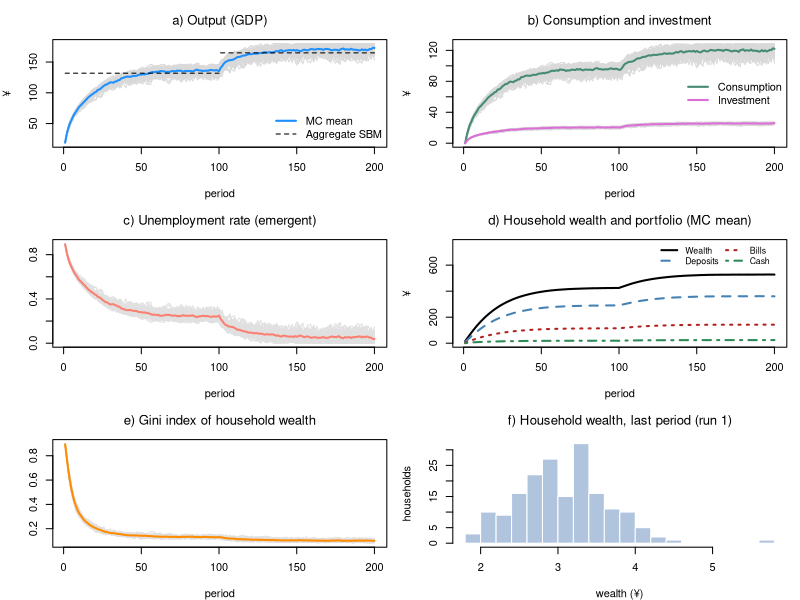

Generate this figure with R:
# *************************************************************************
#  Model AB-SBM (agent-based households, closed economy)
#  Model SBM with heterogeneous households and a job lottery
#  Sources: Godley & Lavoie, Monetary Economics, chapters 4 and 7;
#           agent-based set-up as in the Leeds lectures (AB-PC, AB-BMW)
#  Author: Marco Veronese Passarella
#  Last change: 27/11/2026
# *************************************************************************
#  Conventions: upper-case = MACRO total; lower-case = MICRO (one household)
# *************************************************************************
#  Story:
#    - each household decides how much it wants to spend (its OWN alpha1,
#      which falls when the interest rate rises);
#    - firms plan investment (aggregate accelerator, as in SBM);
#    - the economy needs 1/pr workers for each unit of planned demand;
#    - a random job lottery fills those jobs (some stay unfilled = friction);
#    - goods are served first to the government, then to firms (investment),
#      then to households, first-come-first-served;
#    - the wage bill left after interest and depreciation is split equally
#      among the employed; bank profits are split equally among households;
#    - households pay taxes and allocate wealth between cash (for
#      transactions), bills and deposits (the buffer stock).
#  Two independent random shuffles of households per period decide who gets
#  a job and who reaches the shop first.
# *************************************************************************

# Clear environment
rm(list = ls(all = TRUE))

# Set model parameters ####
nPeriods    <- 200         # Periods
nHouseholds <- 180         # Number of households (workforce)
MC          <- 50          # Monte Carlo repetitions
s           <- 0.1         # Size of the hiring randomness (0 = no friction)
shockStart  <- 101         # Period at which government spending rises
alpha10m    <- 0.68        # Mean autonomous component of the propensity to consume out of income
alpha11     <- 4           # Sensitivity of the propensity to consume to the interest rate
alpha1d     <- 0.1         # Spread of alpha10 across households (0 = homogeneous)
alpha2      <- 0.1         # Propensity to consume out of wealth
lambda10    <- 0.25        # Portfolio: autonomous share of bills
lambda11    <- 1           # Portfolio: sensitivity of bills to interest rate
lambdac     <- 0.2         # Cash to (lagged) consumption ratio
theta       <- 0.2         # Average tax rate on income
delta       <- 0.1         # Depreciation rate
gamma       <- 0.1         # Speed of adjustment of capital to its target
kappa       <- 1.5         # Target capital-output ratio
pr          <- 1           # Labour productivity
rb          <- 0.02        # Interest rate on bills
rm          <- 0.02        # Interest rate on deposits
rl          <- 0.02        # Interest rate on loans
G           <- rep(20, nPeriods)   # Government spending (planned)
G[shockStart:nPeriods] <- 25       # Higher government spending
psi         <- 1                   # Fiscal rule: share of the extra interest bill offset by lower spending
rbar        <- 0.02                # Fiscal rule: reference interest rate

# Heterogeneous, time-invariant propensity to consume out of income ####
set.seed(123)
alpha10 <- runif(nHouseholds, alpha10m - alpha1d, alpha10m + alpha1d)

# Define macro variables (results) to be stored ####
store = list(Y    = matrix(0, nPeriods, MC),   # Output / income (GDP)
             C    = matrix(0, nPeriods, MC),   # Consumption
             I    = matrix(0, nPeriods, MC),   # Investment
             V    = matrix(0, nPeriods, MC),   # Household wealth
             H_h  = matrix(0, nPeriods, MC),   # Cash held by households
             B_h  = matrix(0, nPeriods, MC),   # Bills held by households
             M_h  = matrix(0, nPeriods, MC),   # Deposits held by households
             PSBR = matrix(0, nPeriods, MC),   # Public sector borrowing requirement
             UR   = matrix(0, nPeriods, MC),   # Unemployment rate
             GINI = matrix(0, nPeriods, MC))   # Gini index of household wealth

# Store the wealth of each household (first run only, for the histogram)
vHist = matrix(0, nPeriods, nHouseholds)   # Wealth of each household

# Gini index (auxiliary function)
gini <- function(z) { z <- sort(pmax(z, 0)); n <- length(z)
  if (sum(z) == 0) return(0); sum((2 * (1:n) - n - 1) * z) / (n * sum(z)) }

# Record the worst gap between H_h and H_s
sfcGap = 0

# Start the MC loop ####
for (mc in 1:MC) {

  # Set randomness seed
  set.seed(mc)

  # Define and initialise the stocks and last period's flows (MICRO)
  v  = rep(0, nHouseholds)   # Micro: household wealth
  h  = rep(0, nHouseholds)   # Micro: cash
  b  = rep(0, nHouseholds)   # Micro: bills
  m  = rep(0, nHouseholds)   # Micro: deposits
  yd = rep(0, nHouseholds)   # Micro: disposable income (LAST period)
  c  = rep(0, nHouseholds)   # Micro: consumption (LAST period)

  # Define and initialise the stocks and last period's output (MACRO)
  K = 0; L = 0; M_s = 0; B_b = 0; Ylag = 0     # Firms and banks
  B_s = 0; B_cb = 0; H_s = 0                   # Government and central bank

  # Start time loop
  for (i in 1:nPeriods) {

    ## TICK 1: firms plan investment, households plan consumption ####
    DA  = delta * K                                     # Macro: depreciation
    Ipl = max(0, gamma * (kappa * Ylag - K) + DA)       # Macro: planned investment
    alpha1 = alpha10 - alpha11 * rb                     # Micro: propensity to consume (falls with the interest rate)
    cd  = pmax(0, pmin(alpha1 * yd + alpha2 * v, v + yd))  # Micro: planned consumption (never negative)
    Gpl = G[i] - psi * (rb - rbar) * B_s                # Macro: fiscal rule (B_s is still last period's stock here)
    AD  = Gpl + Ipl + sum(cd)                           # Macro: planned demand
    N_d = AD / pr                                       # Macro: labour needed

    ## TICK 2: job lottery ####
    N = min(floor(N_d * runif(1, 1 - s, 1 + s)), floor(N_d), nHouseholds)
    Ypot = N * pr                                       # Macro: goods that can be produced

    ## TICK 3: households are re-shuffled ####
    order_c = sample(nHouseholds)                       # Queue for goods
    order_j = sample(nHouseholds)                       # Queue for jobs (independent of order_c)

    ## TICK 4: goods are served: government, firms, then households ####
    Gs  = min(Gpl, Ypot)                                # Macro: government purchases served
    Is  = min(Ipl, Ypot - Gs)                           # Macro: investment served
    YC  = Ypot - Gs - Is                                # Macro: goods left for households
    cdq = cd[order_c]                                   # Micro: planned demand in queue order
    cda = cumsum(cdq) - cdq                             # Micro: goods claimed by those ahead
    cds = pmin(cdq, pmax(0, YC - cda))                  # Micro: actually served
    c   = rep(0, nHouseholds); c[order_c] = cds         # Micro: actual consumption
    Y   = Gs + Is + sum(c)                              # Macro: output (GDP) = goods actually sold

    ## TICK 5: firms and banks ####
    Llag = L; M_slag = M_s; B_blag = B_b
    WB  = Y - rl * Llag - DA                            # Macro: wage bill = residual
    K   = K + Is - DA                                   # Macro: capital accumulation
    L   = L + Is - DA                                   # Macro: loans fund net investment  
    M_s = M_s + (L - Llag)                              # Macro: loans create deposits
    FB  = rl * Llag + rb * B_blag - rm * sum(m)         # Macro: bank profits (m still lagged here)

    ## TICK 6: incomes, taxes, wealth ####
    wage = rep(0, nHouseholds)
    if (N >= 1) wage[order_j[1:N]] = WB / N             # Micro: wage of the employed
    intinc = rb * b + rm * m                            # Micro: interest on last period's bills and deposits
    income = wage + FB / nHouseholds + intinc           # Micro: total income
    tax    = theta * income                             # Micro: taxes
    yd     = income - tax                               # Micro: disposable income (also used NEXT period)
    v      = v + yd - c                                 # Micro: wealth accumulation

    ## TICK 7: portfolio choice ####
    h = pmax(0, pmin(lambdac * c, v))                   # Micro: cash for transactions
    b = pmax(0, pmin(v * (lambda10 + lambda11 * rb), v - h))  # Micro: bills
    m = v - h - b                                       # Micro: deposits = buffer stock (< 0 = overdraft)

    ## TICK 8: banks, government and central bank ####
    B_cblag = B_cb
    B_b  = sum(m) - M_s                                 # Macro: bills held by banks
    F_cb = rb * B_cb                                    # Macro: central bank profits (on last period's bills)
    PSBR = Gs + rb * B_s - sum(tax) - F_cb              # Macro: public sector borrowing requirement
    B_s  = B_s + PSBR                                   # Macro: supply of bills
    B_cb = B_s - sum(b) - B_b                           # Macro: central bank residual
    H_s  = H_s + (B_cb - B_cblag)                       # Macro: supply of cash
    sfcGap = max(sfcGap, abs(sum(h) - H_s))             # Hidden equation: H_h = H_s
    Ylag = Y

    # Store the wealth of each household (first run only, for the histogram)
    if (mc == 1) vHist[i, ] = v

    # Store macro values
    store$Y[i, mc] = Y;          store$C[i, mc] = sum(c);   store$I[i, mc] = Is
    store$V[i, mc] = sum(v);     store$H_h[i, mc] = sum(h); store$B_h[i, mc] = sum(b)
    store$M_h[i, mc] = sum(m);   store$PSBR[i, mc] = PSBR
    store$UR[i, mc] = (nHouseholds - N) / nHouseholds
    store$GINI[i, mc] = gini(v)
  }
}

# Display the results ####
meanY <- rowMeans(store$Y); late1 <- 81:100; late2 <- 181:200
cat(" ******************************")
cat("\n Households =", nHouseholds, "| MC runs =", MC, "| s =", s)
cat("\n Max |H_h - H_s| =", sfcGap)
cat("\n ******************************")
cat("\n Mean values, periods 81-100 | 181-200: \n Y =", round(mean(meanY[late1]), 2), "|",
    round(mean(meanY[late2]), 2),
    "\n UR =", round(mean(rowMeans(store$UR)[late1]), 3), "|", round(mean(rowMeans(store$UR)[late2]), 3),
    "\n V =", round(mean(rowMeans(store$V)[late1]), 2), "|", round(mean(rowMeans(store$V)[late2]), 2),
    "\n Gini (wealth) =", round(mean(rowMeans(store$GINI)[late1]), 3), "|",
    round(mean(rowMeans(store$GINI)[late2]), 3),
    "\n (aggregate SBM: Y = 131.83 | 164.94)")
cat("\n ******************************")

# Plot the results (grey = runs, bold = MC mean) ####
op = par(mfrow = c(3, 2), mar = c(4, 4, 3, 1))

# a) Output
matplot(store$Y, type = "l", lty = 1, col = "grey85", font.main = 1,
        main = "a) Output (GDP)", xlab = "period", ylab = "¥")
lines(rowMeans(store$Y), lwd = 2, col = "dodgerblue")
segments(1, 131.83, shockStart - 1, 131.83, lty = 2); segments(shockStart, 164.94, nPeriods, 164.94, lty = 2)
legend("bottomright", c("MC mean", "Aggregate SBM"), col = c("dodgerblue", "black"),
       lwd = c(2, 1), lty = c(1, 2), bty = "n")

# b) Consumption and investment
matplot(store$C, type = "l", lty = 1, col = "grey85", font.main = 1,
        main = "b) Consumption and investment", xlab = "period", ylab = "¥",
        ylim = range(0, store$C))
matlines(store$I, lty = 1, col = "grey85")
lines(rowMeans(store$C), lwd = 2, col = "aquamarine4")
lines(rowMeans(store$I), lwd = 2, col = "orchid")
legend("right", c("Consumption", "Investment"), col = c("aquamarine4", "orchid"), lwd = 2, bty = "n")

# c) Unemployment rate (emergent)
matplot(store$UR, type = "l", lty = 1, col = "grey88", font.main = 1,
        main = "c) Unemployment rate (emergent)", xlab = "period", ylab = "")
lines(rowMeans(store$UR), lwd = 2, col = "salmon")

# d) Household portfolio (MC mean)
plot(rowMeans(store$V), type = "l", lwd = 2, col = "black", font.main = 1,
     main = "d) Household wealth and portfolio (MC mean)", xlab = "period", ylab = "¥",
     ylim = range(0, 1.45 * rowMeans(store$V)))
lines(rowMeans(store$M_h), lwd = 2, col = "steelblue", lty = 2)
lines(rowMeans(store$B_h), lwd = 2, col = "firebrick", lty = 3)
lines(rowMeans(store$H_h), lwd = 2, col = "seagreen", lty = 4)
legend("topright", c("Wealth", "Deposits", "Bills", "Cash"),
       col = c("black", "steelblue", "firebrick", "seagreen"), lwd = 2, lty = 1:4, bty = "n", cex = 0.8, ncol = 2)

# e) Wealth inequality (emergent)
matplot(store$GINI, type = "l", lty = 1, col = "grey88", font.main = 1,
        main = "e) Gini index of household wealth", xlab = "period", ylab = "")
lines(rowMeans(store$GINI), lwd = 2, col = "darkorange")

# f) Wealth distribution in the last period (MC = 1)
hist(vHist[nPeriods, ], breaks = 20, col = "lightsteelblue", border = "white", font.main = 1,
     main = "f) Household wealth, last period (run 1)", xlab = "wealth (¥)", ylab = "households")

par(op)
